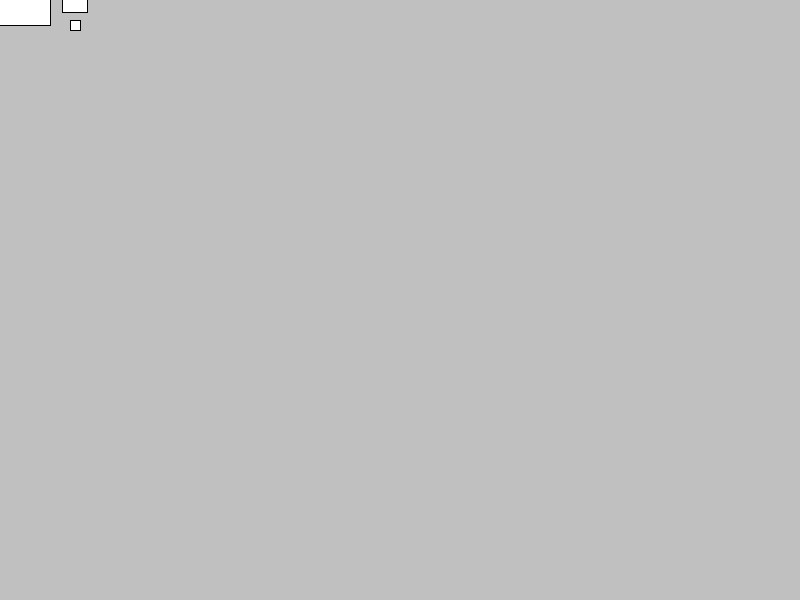
Frame 1 (no input)
Frame 60 (the mouse pressed at the canvas centre just before this capture): identical to frame 1, image omitted
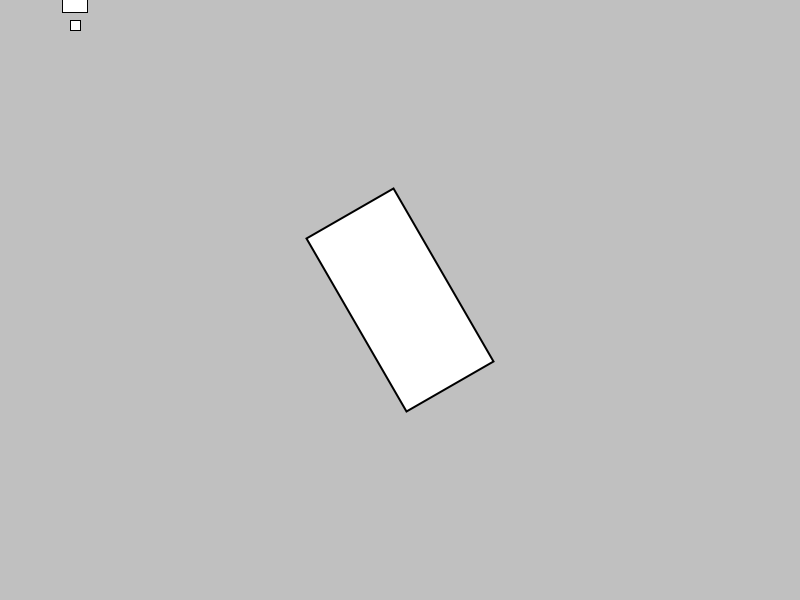
Frame 120 (the mouse held since frame 60 and released just before this capture)

The Processing sketch that drew these frames (run headless with seeded random() and noise(); from frame 60 on, the mouse is pressed at the canvas centre):

// Processing sketch: sketch_9_14
// ── sketch_9_14.pde
int i;
boolean isRotating = false;

void setup() {
  size(800, 600);
  background(192);
  
  i = 0;
  
  
  
}


void draw() {
  background(192);
  rectMode(CENTER);
  pushMatrix();
  
//  rect(mouseX, mouseY, 100, 50);
  translate(mouseX, mouseY);

  
  if(mousePressed == true) {
    i++;
    scale(2);
  }
  rotate(radians(i));
  rect(0, 0, 100, 50);
  popMatrix();
  
  translate(75, 0);
  rect(0, 0, 25, 25);  
  translate(0, 25);
  rect(0, 0, 10, 10);
  
  
  
}

//void mousePressed() {
//  isRotating = !isRotating;
//}
